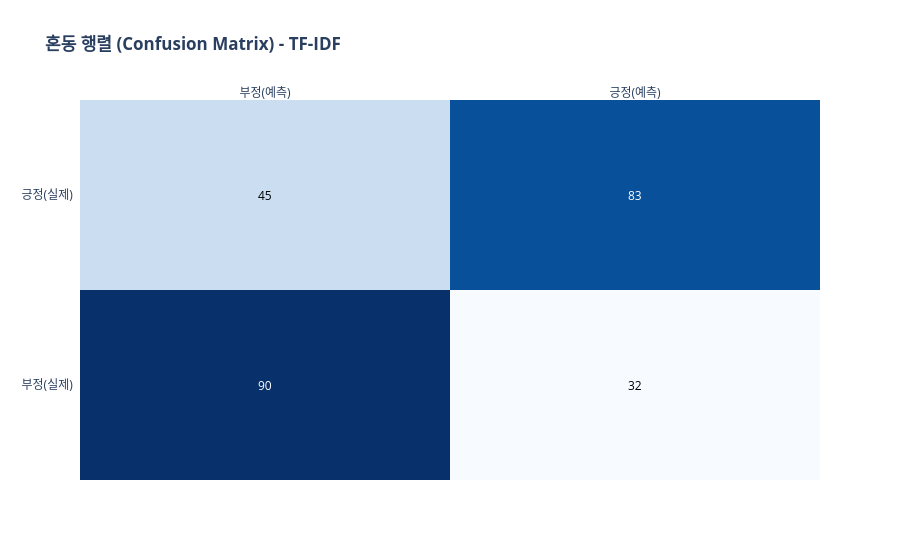

Here is the notebook cell this chart was saved with:
### Code cell
# 혼동 행렬 시각화
conf_matrix = confusion_matrix(y_test, y_pred)
fig = ff.create_annotated_heatmap(
    z=conf_matrix,
    x=['부정(예측)', '긍정(예측)'],
    y=['부정(실제)', '긍정(실제)'],
    colorscale='Blues'
)
fig.update_layout(title_text='<b>혼동 행렬 (Confusion Matrix) - TF-IDF</b>')
fig.show()

### Figure 1 — Plotly figure (JSON) as saved in the notebook; plotly's stock layout.template omitted (floating-point values rounded to 4 significant figures)
{"data": [{"colorscale": [[0, "rgb(247,251,255)"], [0.125, "rgb(222,235,247)"], [0.25, "rgb(198,219,239)"], [0.375, "rgb(158,202,225)"], [0.5, "rgb(107,174,214)"], [0.625, "rgb(66,146,198)"], [0.75, "rgb(33,113,181)"], [0.875, "rgb(8,81,156)"], [1, "rgb(8,48,107)"]], "reversescale": false, "showscale": false, "type": "heatmap", "x": ["부정(예측)", "긍정(예측)"], "y": ["부정(실제)", "긍정(실제)"], "z": [[90, 32], [45, 83]]}], "layout": {"annotations": [{"font": {"color": "#FFFFFF"}, "showarrow": false, "text": "90", "x": "부정(예측)", "xref": "x", "y": "부정(실제)", "yref": "y"}, {"font": {"color": "#000000"}, "showarrow": false, "text": "32", "x": "긍정(예측)", "xref": "x", "y": "부정(실제)", "yref": "y"}, {"font": {"color": "#000000"}, "showarrow": false, "text": "45", "x": "부정(예측)", "xref": "x", "y": "긍정(실제)", "yref": "y"}, {"font": {"color": "#FFFFFF"}, "showarrow": false, "text": "83", "x": "긍정(예측)", "xref": "x", "y": "긍정(실제)", "yref": "y"}], "title": {"text": "<b>혼동 행렬 (Confusion Matrix) - TF-IDF</b>"}, "xaxis": {"dtick": 1, "gridcolor": "rgb(0, 0, 0)", "side": "top", "ticks": ""}, "yaxis": {"dtick": 1, "ticks": "", "ticksuffix": "  "}}}
